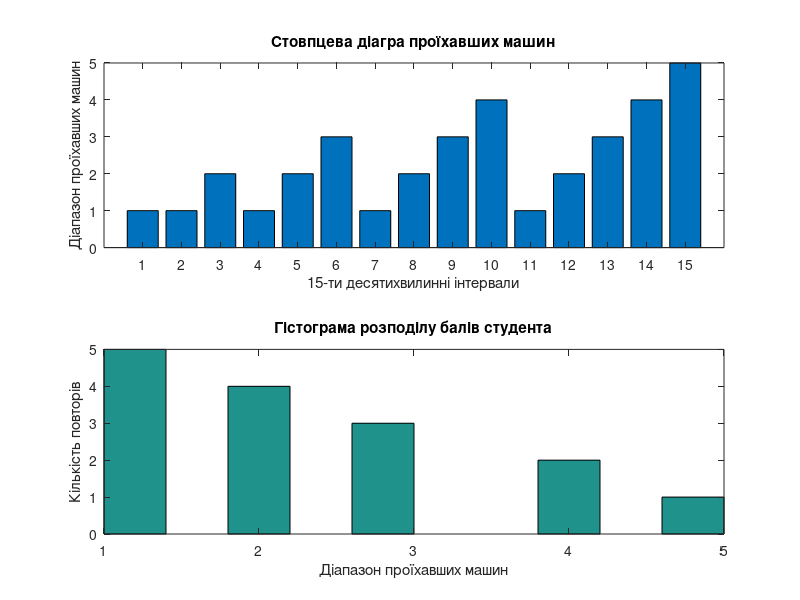
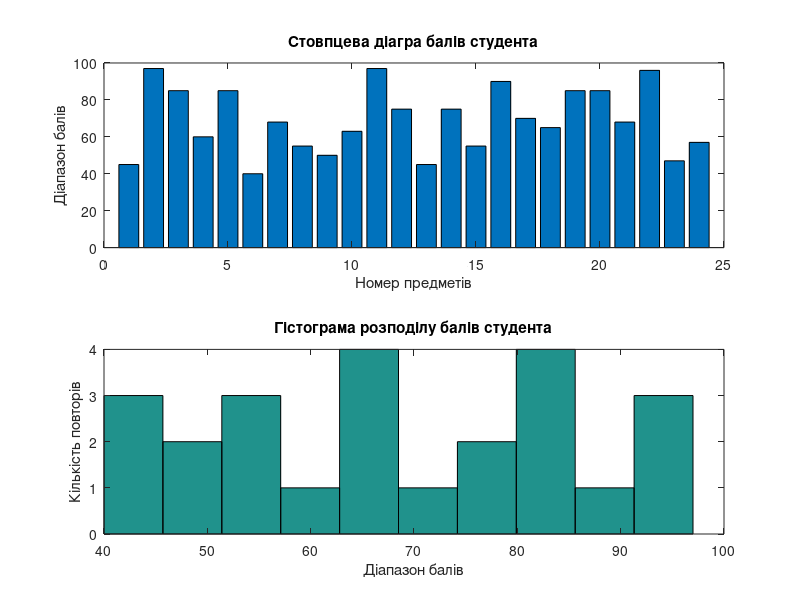

MATLAB code to generate these figures, in order:
cars = [1 1 2 1 2 3 1 2 3 4 1 2 3 4 5];
bal = [45 97 85 60 85 40 68 55 50 63 97 75 45 75 55 90 70 65 85 85 68 96 47 57];

figure;
subplot(2, 1, 1);
bar(cars)
title('Стовпцева діагра проїхавших машин')
xlabel( '15-ти десятихвилинні інтервали')
ylabel('Діапазон проїхавших машин')

subplot(2, 1, 2);
hist(cars)
title('Гістограма розподілу балів студента')
xlabel( 'Діапазон проїхавших машин')
ylabel('Кількість повторів')

figure;
subplot(2, 1, 1);
bar(bal)
title('Стовпцева діагра балів студента')
xlabel( 'Номер предметів')
ylabel('Діапазон балів')

subplot(2, 1, 2);
hist(bal)
title('Гістограма розподілу балів студента')
xlabel( 'Діапазон балів')
ylabel('Кількість повторів')

